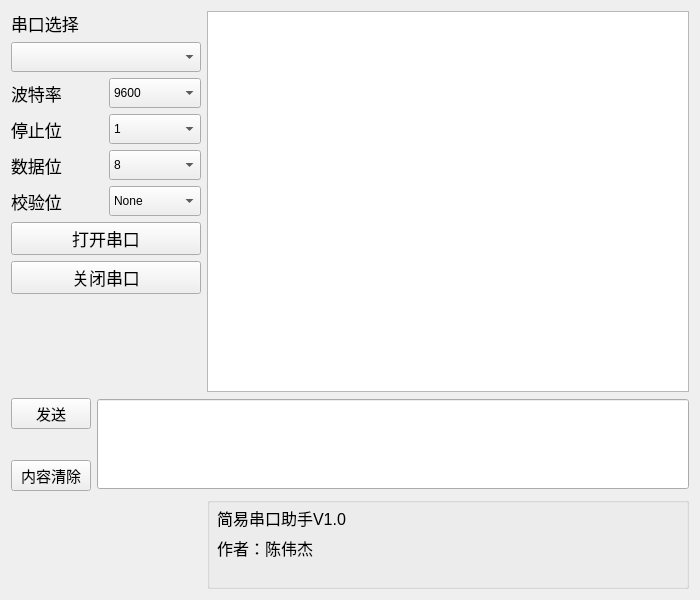
<?xml version="1.0" encoding="UTF-8"?>
<ui version="4.0">
 <class>Widget</class>
 <widget class="QWidget" name="Widget">
  <property name="geometry">
   <rect>
    <x>0</x>
    <y>0</y>
    <width>700</width>
    <height>600</height>
   </rect>
  </property>
  <property name="windowTitle">
   <string>串口助手</string>
  </property>
  <property name="autoFillBackground">
   <bool>false</bool>
  </property>
  <layout class="QGridLayout" name="gridLayout">
   <item row="0" column="0" colspan="2">
    <layout class="QVBoxLayout" name="verticalLayout_5">
     <item>
      <layout class="QVBoxLayout" name="verticalLayout_2">
       <item>
        <layout class="QVBoxLayout" name="verticalLayout">
         <item>
          <widget class="QLabel" name="label">
           <property name="font">
            <font>
             <pointsize>13</pointsize>
            </font>
           </property>
           <property name="text">
            <string>串口选择</string>
           </property>
          </widget>
         </item>
         <item>
          <widget class="QComboBox" name="SerialNumber">
           <property name="minimumSize">
            <size>
             <width>190</width>
             <height>30</height>
            </size>
           </property>
          </widget>
         </item>
        </layout>
       </item>
       <item>
        <layout class="QHBoxLayout" name="horizontalLayout">
         <item>
          <widget class="QLabel" name="label_2">
           <property name="minimumSize">
            <size>
             <width>80</width>
             <height>30</height>
            </size>
           </property>
           <property name="font">
            <font>
             <pointsize>13</pointsize>
            </font>
           </property>
           <property name="text">
            <string>波特率</string>
           </property>
          </widget>
         </item>
         <item>
          <widget class="QComboBox" name="baudrate">
           <property name="minimumSize">
            <size>
             <width>90</width>
             <height>30</height>
            </size>
           </property>
           <item>
            <property name="text">
             <string>9600</string>
            </property>
           </item>
           <item>
            <property name="text">
             <string>2400</string>
            </property>
           </item>
           <item>
            <property name="text">
             <string>4800</string>
            </property>
           </item>
           <item>
            <property name="text">
             <string>19200</string>
            </property>
           </item>
           <item>
            <property name="text">
             <string>38400</string>
            </property>
           </item>
           <item>
            <property name="text">
             <string>115200</string>
            </property>
           </item>
          </widget>
         </item>
        </layout>
       </item>
       <item>
        <layout class="QHBoxLayout" name="horizontalLayout_2">
         <item>
          <widget class="QLabel" name="label_3">
           <property name="minimumSize">
            <size>
             <width>80</width>
             <height>30</height>
            </size>
           </property>
           <property name="font">
            <font>
             <pointsize>13</pointsize>
            </font>
           </property>
           <property name="text">
            <string>停止位</string>
           </property>
          </widget>
         </item>
         <item>
          <widget class="QComboBox" name="StopBt">
           <property name="minimumSize">
            <size>
             <width>90</width>
             <height>30</height>
            </size>
           </property>
           <item>
            <property name="text">
             <string>1</string>
            </property>
           </item>
           <item>
            <property name="text">
             <string>1.5</string>
            </property>
           </item>
           <item>
            <property name="text">
             <string>2</string>
            </property>
           </item>
          </widget>
         </item>
        </layout>
       </item>
       <item>
        <layout class="QHBoxLayout" name="horizontalLayout_3">
         <item>
          <widget class="QLabel" name="label_4">
           <property name="minimumSize">
            <size>
             <width>80</width>
             <height>30</height>
            </size>
           </property>
           <property name="font">
            <font>
             <pointsize>13</pointsize>
            </font>
           </property>
           <property name="text">
            <string>数据位</string>
           </property>
          </widget>
         </item>
         <item>
          <widget class="QComboBox" name="DataBt">
           <property name="minimumSize">
            <size>
             <width>90</width>
             <height>30</height>
            </size>
           </property>
           <item>
            <property name="text">
             <string>8</string>
            </property>
           </item>
           <item>
            <property name="text">
             <string>7</string>
            </property>
           </item>
           <item>
            <property name="text">
             <string>6</string>
            </property>
           </item>
           <item>
            <property name="text">
             <string>5</string>
            </property>
           </item>
          </widget>
         </item>
        </layout>
       </item>
       <item>
        <layout class="QHBoxLayout" name="horizontalLayout_4">
         <item>
          <widget class="QLabel" name="label_5">
           <property name="minimumSize">
            <size>
             <width>80</width>
             <height>30</height>
            </size>
           </property>
           <property name="font">
            <font>
             <pointsize>13</pointsize>
            </font>
           </property>
           <property name="text">
            <string>校验位</string>
           </property>
          </widget>
         </item>
         <item>
          <widget class="QComboBox" name="CheckBt">
           <property name="minimumSize">
            <size>
             <width>90</width>
             <height>30</height>
            </size>
           </property>
           <item>
            <property name="text">
             <string>None</string>
            </property>
           </item>
           <item>
            <property name="text">
             <string>奇校验</string>
            </property>
           </item>
           <item>
            <property name="text">
             <string>偶校验</string>
            </property>
           </item>
          </widget>
         </item>
        </layout>
       </item>
      </layout>
     </item>
     <item>
      <layout class="QVBoxLayout" name="verticalLayout_4">
       <item>
        <widget class="QPushButton" name="UartOpen">
         <property name="minimumSize">
          <size>
           <width>190</width>
           <height>30</height>
          </size>
         </property>
         <property name="font">
          <font>
           <pointsize>13</pointsize>
          </font>
         </property>
         <property name="text">
          <string>打开串口</string>
         </property>
        </widget>
       </item>
       <item>
        <widget class="QPushButton" name="UartClose">
         <property name="minimumSize">
          <size>
           <width>190</width>
           <height>30</height>
          </size>
         </property>
         <property name="font">
          <font>
           <pointsize>13</pointsize>
          </font>
         </property>
         <property name="text">
          <string>关闭串口</string>
         </property>
        </widget>
       </item>
      </layout>
     </item>
    </layout>
   </item>
   <item row="0" column="2" rowspan="2">
    <widget class="QPlainTextEdit" name="Receive">
     <property name="readOnly">
      <bool>true</bool>
     </property>
    </widget>
   </item>
   <item row="1" column="0">
    <spacer name="verticalSpacer_3">
     <property name="orientation">
      <enum>Qt::Vertical</enum>
     </property>
     <property name="sizeHint" stdset="0">
      <size>
       <width>20</width>
       <height>80</height>
      </size>
     </property>
    </spacer>
   </item>
   <item row="2" column="0" colspan="3">
    <layout class="QHBoxLayout" name="horizontalLayout_5">
     <item>
      <layout class="QVBoxLayout" name="verticalLayout_3">
       <item>
        <widget class="QPushButton" name="Send">
         <property name="font">
          <font>
           <pointsize>11</pointsize>
          </font>
         </property>
         <property name="text">
          <string>发送</string>
         </property>
        </widget>
       </item>
       <item>
        <spacer name="verticalSpacer">
         <property name="orientation">
          <enum>Qt::Vertical</enum>
         </property>
         <property name="sizeHint" stdset="0">
          <size>
           <width>20</width>
           <height>18</height>
          </size>
         </property>
        </spacer>
       </item>
       <item>
        <widget class="QPushButton" name="Clear">
         <property name="font">
          <font>
           <pointsize>11</pointsize>
          </font>
         </property>
         <property name="text">
          <string>内容清除</string>
         </property>
        </widget>
       </item>
      </layout>
     </item>
     <item>
      <widget class="QLineEdit" name="Transmit">
       <property name="minimumSize">
        <size>
         <width>560</width>
         <height>90</height>
        </size>
       </property>
      </widget>
     </item>
    </layout>
   </item>
   <item row="3" column="1">
    <spacer name="verticalSpacer_2">
     <property name="orientation">
      <enum>Qt::Vertical</enum>
     </property>
     <property name="sizeHint" stdset="0">
      <size>
       <width>20</width>
       <height>80</height>
      </size>
     </property>
    </spacer>
   </item>
   <item row="3" column="2">
    <widget class="QGroupBox" name="groupBox">
     <property name="title">
      <string/>
     </property>
     <widget class="QLabel" name="label_6">
      <property name="geometry">
       <rect>
        <x>10</x>
        <y>10</y>
        <width>171</width>
        <height>21</height>
       </rect>
      </property>
      <property name="font">
       <font>
        <pointsize>12</pointsize>
       </font>
      </property>
      <property name="text">
       <string>简易串口助手V1.0</string>
      </property>
     </widget>
     <widget class="QLabel" name="label_7">
      <property name="geometry">
       <rect>
        <x>10</x>
        <y>40</y>
        <width>121</width>
        <height>21</height>
       </rect>
      </property>
      <property name="font">
       <font>
        <pointsize>12</pointsize>
       </font>
      </property>
      <property name="text">
       <string>作者：陈伟杰</string>
      </property>
     </widget>
    </widget>
   </item>
  </layout>
 </widget>
 <resources/>
 <connections/>
</ui>
